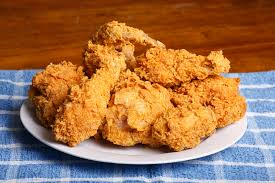
#> input picture kfood/Chicken/chicken_11.jpg, 275 x 183 px; its folder holds 2 pictures in this run
$ jupyter execute --allow-errors TF_Project01_FoodClassification01.ipynb   (shell and % lines are left out)
#> lines starting #> are read from the running program, lines starting #| are printed output that depends on the picture
### 01. 데이터 셋 만들기

[cell 1]
from sklearn import model_selection
from sklearn.model_selection import train_test_split
from PIL import Image
import os, glob
import numpy as np

### 데이터 불러오기

[cell 2]
root_dir = "E:/dataset/00_kfood/kfood/"

### 카테고리 지정

[cell 3]
categories = ["Chicken", "Dolsotbab"]

[cell 4]
nb_classes = len(categories)

### 이미지 크기 지정

[cell 5]
# 이미지 크기 지정 (2)
image_width = 64
image_height = 64

### 이미지 데이터 X, 레이블 Y

[cell 6]
## 데이터 변수
X = [] # 이미지 데이터
Y = [] # 레이블 데이터

for idx, category in enumerate(categories):
    image_dir = root_dir + category
    files = glob.glob(image_dir + "/" + "*.jpg")
    print(image_dir + "/" +"*.jpg")

    for i, f in enumerate(files):
        # 이미지 로딩 (3)
        img = Image.open(f)
#> img is the input picture: PIL image 275x183 RGB; mean R, G, B 160.4, 113.6, 77.3
        img = img.convert("RGB")
        img = img.resize((image_width, image_height))
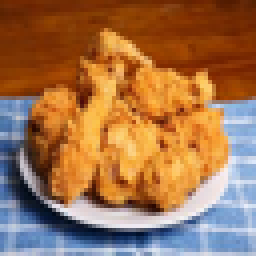
#> img: PIL image 64x64 RGB (shown 4 times larger); mean R, G, B 160.5, 113.7, 77.4
        data = np.asarray(img)
        X.append(data)
        Y.append(idx)

X = np.array(X)
Y = np.array(Y)
print(X.shape, Y.shape)
#| (2, 64, 64, 3) (2,)
